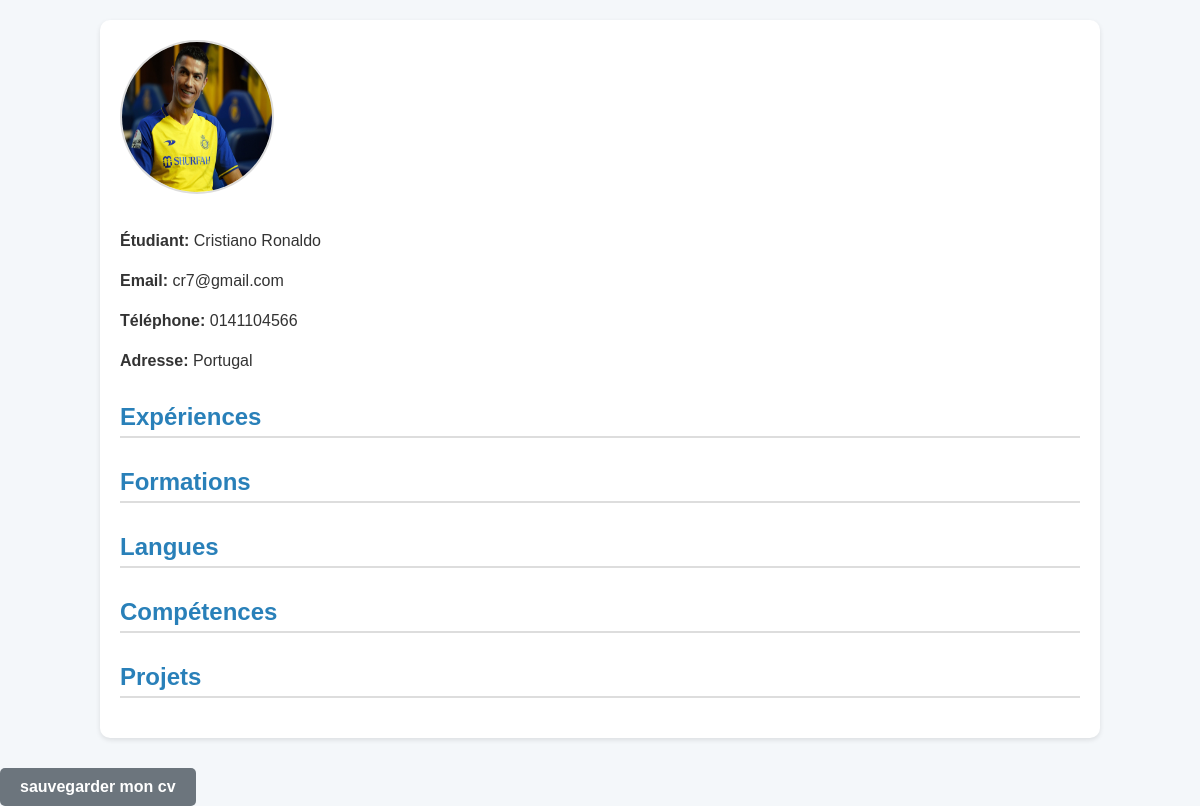
/generer_cv/ (signed in), run on the app's committed database.
### MON_CV/models.py (models this page shows, shortened)
class Etudiant(models.Model):
    user = models.OneToOneField(User, on_delete=models.CASCADE)  # Relation avec l'utilisateur Django
    nom = models.CharField(max_length=100)
    prenom = models.CharField(max_length=100)
    email = models.EmailField(unique=True)  # Unicité pour éviter les doublons
    tel = models.CharField(max_length=15)
    adresse = models.TextField()
    photo = models.ImageField(upload_to='photos/', default='photos/default.jpg')

### MON_CV/views.py (the view)
# urls.py: path('generer_cv/', views.generer_cv, name='generer_cv'),
def generer_cv(request):
    etudiant = Etudiant.objects.get(user=request.user)
    selected_experiences = Experience.objects.filter(id__in=request.session.get('selected_experiences', []))
    selected_formations = Formation.objects.filter(id__in=request.session.get('selected_formations', []))
    selected_langues = Langue.objects.filter(id__in=request.session.get('selected_langues', []))
    selected_competences = Competence.objects.filter(id__in=request.session.get('selected_competences', []))
    selected_projets = Projet.objects.filter(id__in=request.session.get('selected_projets', []))
    return render(request, 'cv_style.html', {
            'etudiant': etudiant,
            'experiences': selected_experiences,
            'formations': selected_formations,
            'langues': selected_langues,
            'competences': selected_competences,
            'projets': selected_projets
        })

### templates/cv_style.html (shortened to what this page needs)
<!DOCTYPE html>
<html lang="en">
<head>
</head>
<body>
    <div class="container">
        <div class="photo-etudiant">
            <img src="{{ etudiant.photo.url }}" alt="{{ etudiant.nom }} {{ etudiant.prenom }}" class="img-thumbnail" width="150">
            <p><strong>Étudiant:</strong> {{ etudiant.prenom }} {{ etudiant.nom }}</p>
            <p><strong>Email:</strong> {{ etudiant.email }}</p>
            <p><strong>Téléphone:</strong> {{ etudiant.tel }}</p>
            <p><strong>Adresse:</strong> {{ etudiant.adresse }}</p>
        </div>
        <div class="cv-details">
            <h2>Expériences</h2>
            <h2>Formations</h2>
            <h2>Langues</h2>
            <h2>Compétences</h2>
            <h2>Projets</h2>
        </div>
    </div>
 <div class="but">
<a href="{% url 'sauvegarder_cv' %}" class="btn btn-secondary">sauvegarder mon cv</a>
        </div>
</body>
</html>

### templates/cv_style.html (style rules this page uses)
body { font-family: 'Arial', sans-serif; margin: 0; padding: 0; background-color: #f4f7fa; color: #333; }
.container { width: 80%; margin: 20px auto; padding: 20px; background-color: #fff; border-radius: 10px; box-shadow: 0 2px 5px rgba(0, 0, 0, 0.1); }
h1, h2 { color: #2980b9; }
h2 { font-size: 24px; margin-top: 30px; border-bottom: 2px solid #ddd; padding-bottom: 5px; }
p { font-size: 16px; line-height: 1.5; margin-bottom: 10px; }
.photo-etudiant img { width: 150px; height: 150px; border-radius: 50%; border: 2px solid #ddd; margin-bottom: 15px; }
.btn { background-color: #2980b9; color: #fff; padding: 10px 20px; border-radius: 5px; text-decoration: none; font-size: 16px; display: inline-block; margin-top: 10px; }
.btn-secondary { background-color: #95a5a6; }
.but { display: flex; justify-content: space-between; align-items: center; gap: 10px; margin-top: 20px; }
.but a, .but button { display: inline-block; padding: 10px 20px; font-size: 16px; font-weight: bold; text-align: center; text-decoration: none; border-radius: 5px; border: none; cursor: pointer; transition: background-color 0.3s, transform 0.2s; }
.but .btn-secondary { background-color: #6c757d; color: #fff; }

### data on the page
Etudiant: photo (picture), prenom "Cristiano", nom "Ronaldo", email "cr7@gmail.com", tel "0141104566", adresse "Portugal"
